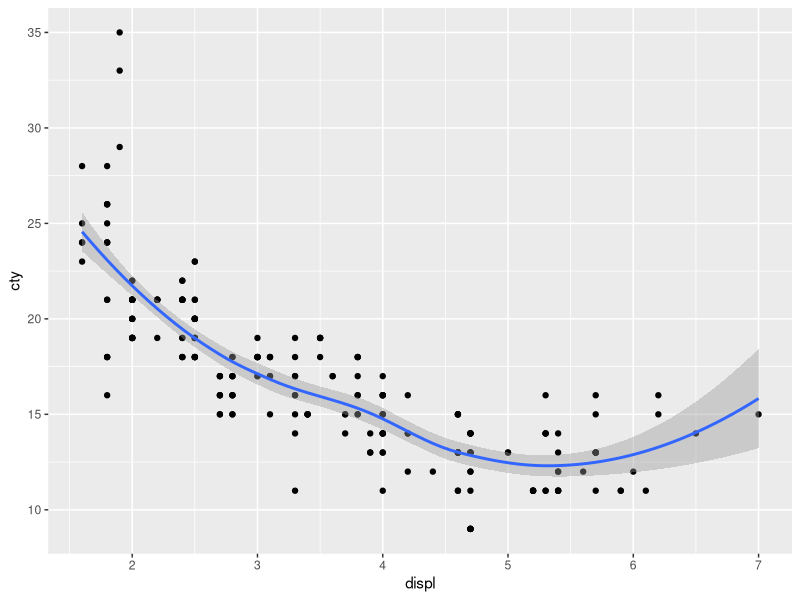

This chart was generated by the following R code:
library(tidyverse)

ggplot(data = mpg) + 
  geom_point(mapping = aes(x = displ, y = cty)) +
  geom_smooth(mapping = aes(x = displ, y = cty))
